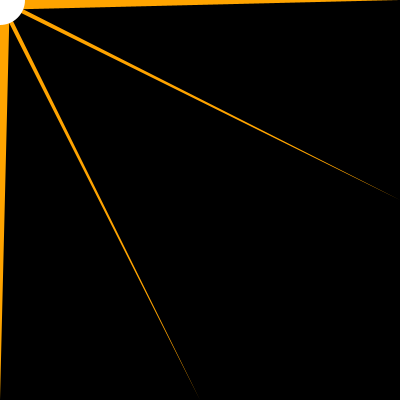
Frame 1 (no input)
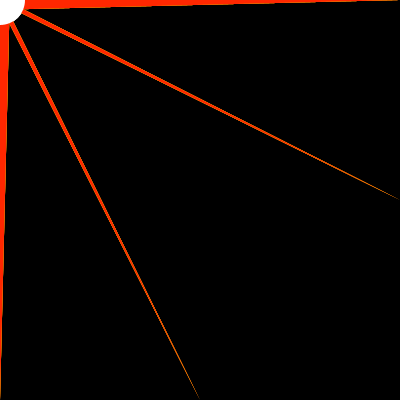
Frame 60 (the mouse pressed at the canvas centre just before this capture)
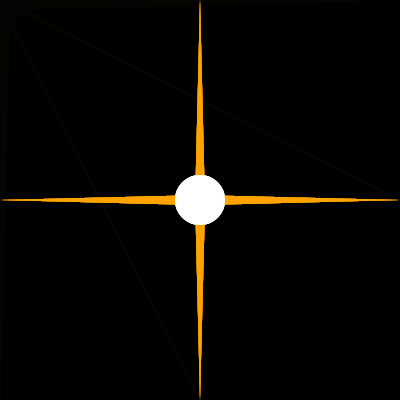
Frame 120 (the mouse held since frame 60 and released just before this capture)

The Processing sketch that drew these frames (run headless with seeded random() and noise(); from frame 60 on, the mouse is pressed at the canvas centre):

// Processing sketch: processing_132928
// ── processing_132928.pde

// homework 3
// copyright Josh Kim gyeongyk

//variables
float x, y;
float w, h;
float xDist, yDist;
float easingCoef;
{
   x=100;
   y=300;
   w=50;
   h=50;
}

void setup()
{
  size(400, 400);
  noCursor();
  frameRate(30);
  background(0);
  easingCoef=0.3;
  smooth();
}

void draw()
{
  x=mouseX;
  y=mouseY;
  fill(0, 30);
  rect(0, 0, width, height);
  
  noStroke();
  fill(255, random(0, 255), 0);
  triangle(0, 0, x-10, y-10, x+10, y+10);
  triangle(width, 0, x+10, y-10, x-10, y+10);
  triangle(0, height, x-10, y+10, x+10, y-10);
  triangle(width, height, x+10, y+10, x-10, y-10);
  triangle(width*0.5, 0, x+5, y+5, x-5, y+5);
  triangle(0, height*0.5, x-5, y+5, x+5, y-5);
  triangle(width, height*0.5, x+5, y+5, x-5, y-5);
  triangle(width*0.5, height, x-5, y-5, x+5, y+5);
  
  fill(255);
  noStroke();
  ellipse(x, y, w, h);
}
